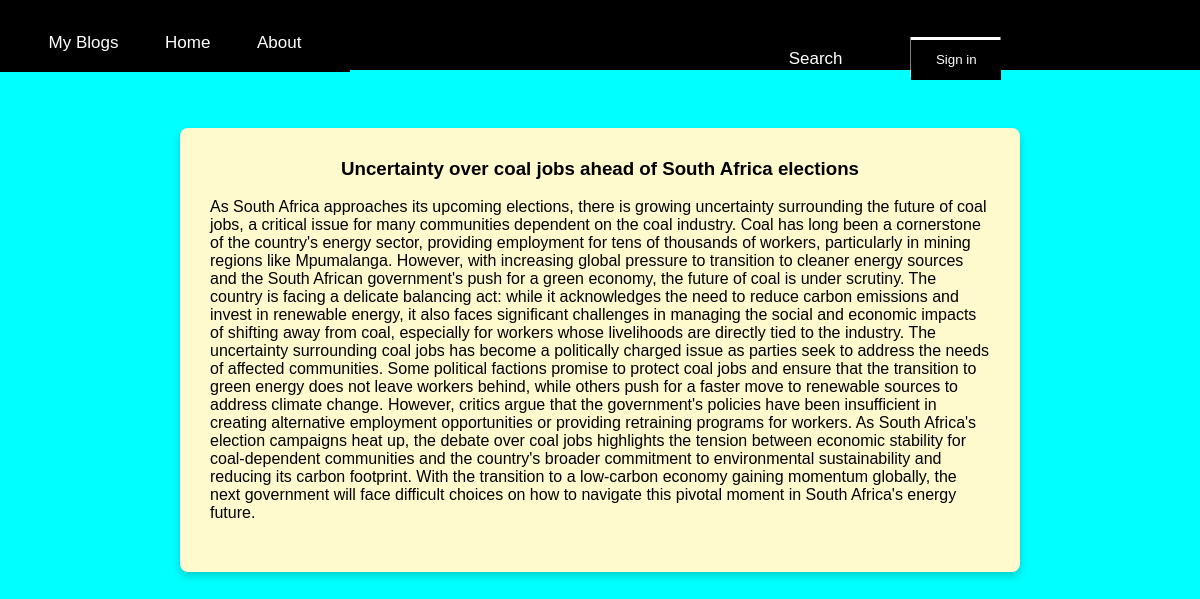
The page /one/4 on the database its author committed.
### app/models.py (models this page shows)
class Article(models.Model):
    name=models.CharField(max_length=100)
    description=models.CharField(max_length=3000)

### app/views.py (the view)
# urls.py: path('one/<int:prk>',views.details,name="details")
def details(request,prk):
    data1=Article.objects.get(id=prk)
    context={
        'data1':data1
    }
    return render(request,'details.html',context)

### app/templates/details.html (shortened to what this page needs)
<!DOCTYPE html>
<html lang="en">
<head>
</head>
<body>
    <div id="d1"></div>
        <div id="d2">
            <ul>
                <li>My Blogs</li>
                <li>Home</li>
                <li>About</li>
            </ul>
        </div>
        <div id="d3">
           <ol>
            <li>Search</li>
            <li><button id="d4">Sign in</button></li>
           </ol>
        </div>
    <div class="card">
    <h3>{{data1.name}}</h3><br>
    <p>{{data1.description}}</p>
    </div>
</body>
</html>

### app/templates/details.html (style rules this page uses)
* { margin: 0%; padding: 0%; box-sizing: border-box; }
#d1 { border: 2px solid; height: 70px; width: 100%; display: flex; justify-content: space-evenly; background-color: black; }
#d2 { border: 2px solid; height: 50px; width: 350px; margin-top: -4%; }
#d2 ul { list-style: none; display: flex; justify-content: space-evenly; padding-top: 2.5%; font-size: 17px; color: white; }
#d3 { height: 50; width: 350px; margin-left:60%; }
#d3 ol { display: flex; justify-content: space-evenly; list-style: none; margin-top: -6.5%; font-size: 17px; color: white; }
#d4 { height: 40px; width: 90px; margin-top: -14%; border: none; color: white; box-shadow: -0.5px -3px white; background-color: black; }
body { margin: 0; font-family: Arial, sans-serif; background-color: cyan; }
.card { background-color: #fffacd; padding: 30px; margin: 10px auto; border-radius: 8px; box-shadow: 0 4px 8px rgba(0, 0, 0, 0.2); cursor: pointer; transition: transform 0.2s; max-width: 70%; margin-top: 4%; }
.card h3 { text-align: center; }
.card p { margin-left: 0; margin-bottom: 20px; }

### rows shown on the page
Article: name "Uncertainty over coal jobs ahead of South Africa elections", description "As South Africa approaches its upcoming elections, there is growing uncertainty surrounding the future of coal jobs, a critical issue for many communities dependent on the coal industry. Coal has long been a cornerstone of the country's energy sector, providing employment for tens of thousands of workers, particularly in mining regions like Mpumalanga. However, with increasing global pressure to transition to cleaner energy sources and the South African government's push for a green economy, the future of coal is under scrutiny. The country is facing a delicate balancing act: while it acknowledges the need to reduce carbon emissions and invest in renewable energy, it also faces significant…"
